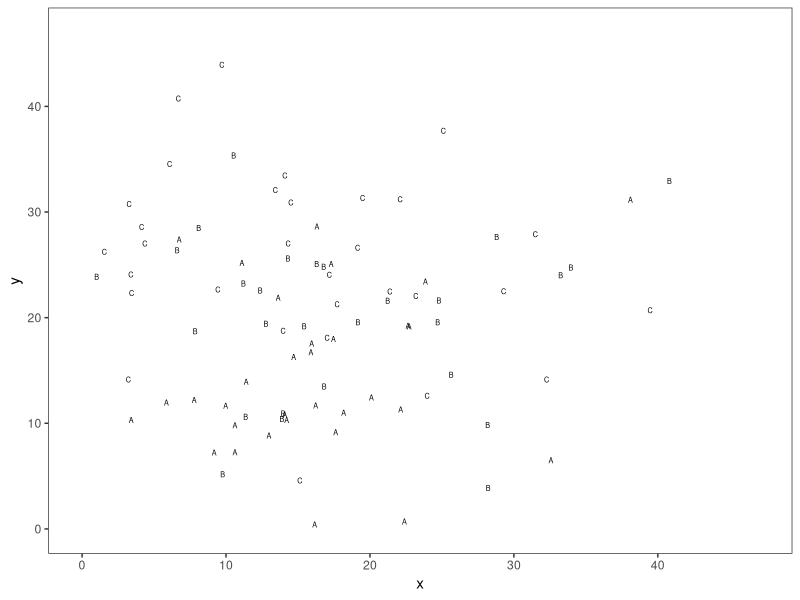
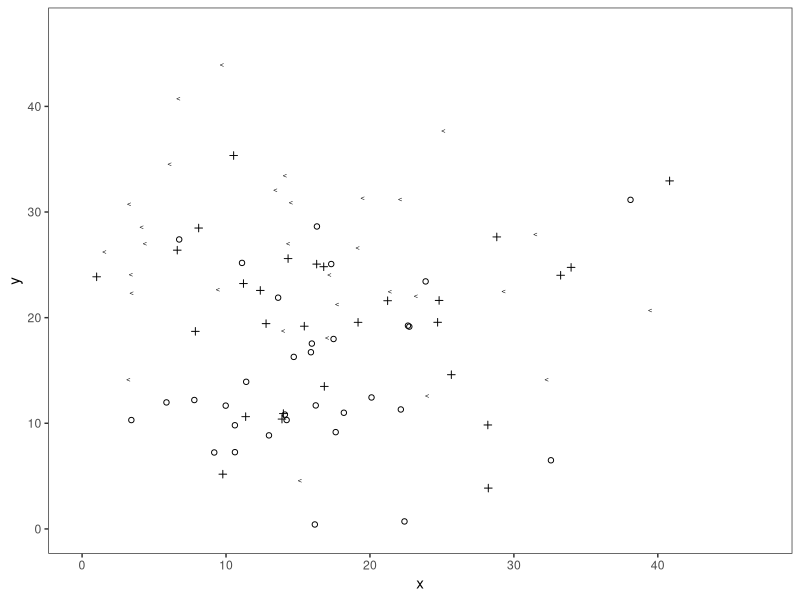

Recreate these plots in R, in order. (Note: this script raises an error after producing the figures.)
library(ggplot2)
library(gridExtra)

this_base <- "fig06-07_superposed-data-sets-2"

set.seed(100)

my_data <- data.frame(x = rnorm(100, mean = 15, sd = 10), 
                   y = c(rnorm(50, mean = 15, sd = 10), 
                         rnorm(50, mean = 25, sd = 10)))

my_data$country <- c(rep("England", 33), rep("France", 33), rep("Italy", 34))

p1 <- ggplot(my_data, aes(x = x, y = y, group = country)) +
  geom_point(aes(shape = country), show_guide = FALSE) +
  scale_shape_manual(values = c(65, 66, 67)) +
  scale_y_continuous(breaks = seq(0, 40, 10), limits = c(0, 47)) + 
  scale_x_continuous(breaks = seq(0, 40, 10), limits = c(0, 47)) +
  theme_bw() +
  theme(panel.grid.major = element_blank(),
        panel.grid.minor = element_blank())

p1


p2 <- ggplot(my_data, aes(x = x, y = y, group = country)) +
  geom_point(aes(shape = country), show_guide = FALSE) +
  scale_shape_manual(values = c(1, 3, 60)) +
  scale_y_continuous(breaks = seq(0, 40, 10), limits = c(0, 47)) + 
  scale_x_continuous(breaks = seq(0, 40, 10), limits = c(0, 47)) +
  theme_bw() +
  theme(panel.grid.major = element_blank(),
        panel.grid.minor = element_blank())

p2

# arrange plots together 
p3 <- arrangeGrob(p1, p2, nrow = 2,
                  main = textGrob("Fig 6.7 Superposed Data Sets 2", 
                                  just = "top", vjust = 0.75, 
                                  gp = gpar(lineheight = 1, 
                                            fontface = "bold")))

p3

ggsave(paste0(this_base, ".png"), p3, width = 4, height = 6)

## note: my_data is simulated to resemble original
